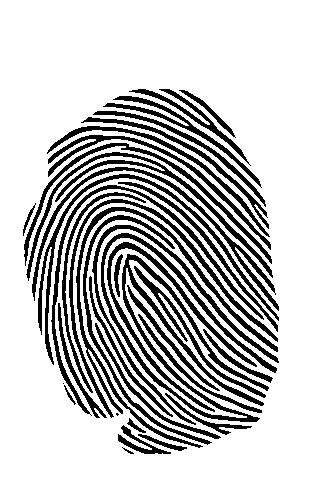
%> input picture Biometria/lab06/test 1.jpg, 320 x 480 px
$ octave --eval "result = fingerprint_roi_filter(imread('test 1.jpg'));"   (GNU Octave 9; MATLAB toolbox functions it lacks are replaced by stand-ins)
%> lines starting %> are read from the running program, lines starting %| are printed output that depends on the picture; in (x1, y1, x2, y2) boxes, pixels count from 0 and x2, y2 are one past the last pixel; in counts of white or black regions, pixels touching at a corner belong together; the program's own positions count from 1
function roi_mask = fingerprint_roi_filter(image)
    % Extracts fingerprint ROI
    % Inputs:
    %   image - grayscale fingerprint image
    % Outputs:
    %   roi_mask - binary mask of fingerprint area

    % Step 1: Adaptive thresholding
    bw = imbinarize(image, 'adaptive', 'ForegroundPolarity', 'dark', 'Sensitivity', 0.4);
%> bw: size 480x320 logical; 76.2% white; 37 black regions (2 under 20 px), largest, box (x1, y1, x2, y2) and area: (101, 233, 277, 422) 4662, (76, 207, 278, 448) 2386, (38, 174, 279, 365) 1941
    bw = ~bw;
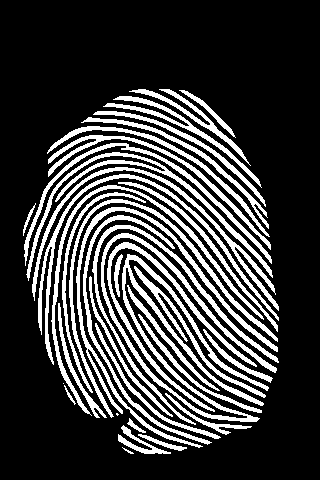
%> bw: size 480x320 logical; 23.8% white; 37 white regions (2 under 20 px), largest, box (x1, y1, x2, y2) and area: (101, 233, 277, 422) 4662, (76, 207, 278, 448) 2386, (38, 174, 279, 365) 1941

    % Step 2: Remove small noise
    bw = bwareaopen(bw, 25);

    % Step 3: Morphological cleanup
    bw = imclose(bw, strel('disk', 5));
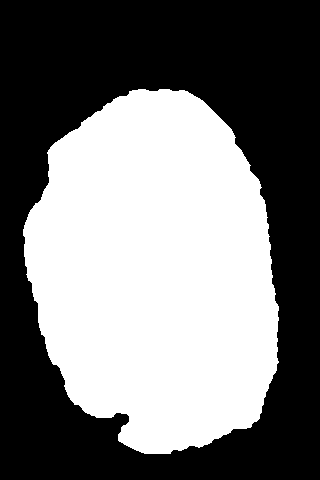
%> bw: size 480x320 logical; 46.7% white; 1 white region, box (x1, y1, x2, y2) and area: (23, 89, 279, 454) 71745
    bw = imfill(bw, 'holes');
    bw = imopen(bw, strel('disk', 5));
%> bw: size 480x320 logical; 46.7% white; 1 white region, box (x1, y1, x2, y2) and area: (23, 89, 279, 454) 71693

    % Step 4: Keep largest connected component
    bw = bwareafilt(bw, 1);

    % Step 5: Optional erosion to shrink ROI margin
    roi_mask = imerode(bw, strel('disk', 5));
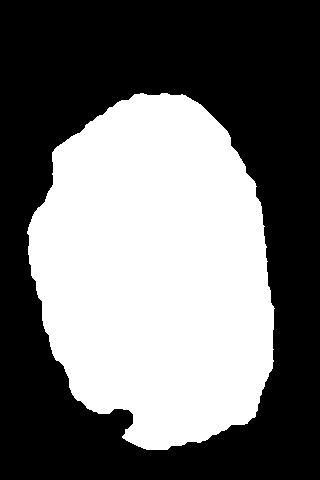
%> roi_mask: size 480x320 logical; 43.8% white; 1 white region, box (x1, y1, x2, y2) and area: (27, 93, 275, 450) 67235
end

$ run again, on Biometria/lab06/test 2.jpg
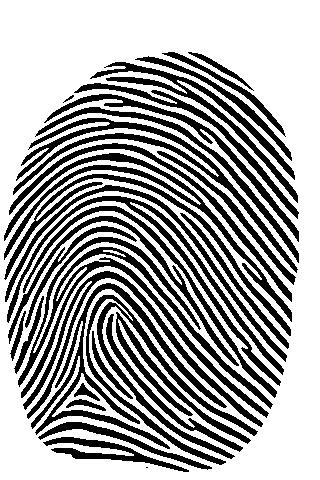
%> input picture Biometria/lab06/test 2.jpg, 320 x 480 px
%> in fingerprint_roi_filter, `bw = ~bw;`:
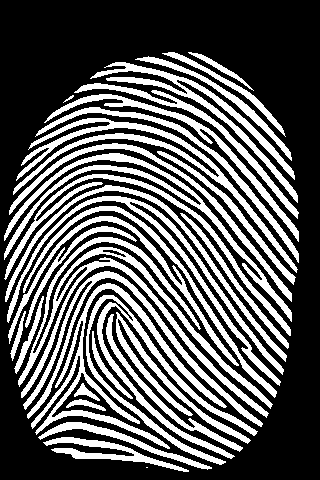
%> bw: size 480x320 logical; 35.7% white; 33 white regions (1 under 20 px), largest, box (x1, y1, x2, y2) and area: (18, 237, 273, 418) 5485, (86, 295, 258, 465) 3635, (13, 118, 298, 273) 3571
%> in fingerprint_roi_filter, `roi_mask = imerode(bw, strel('disk', 5));`:
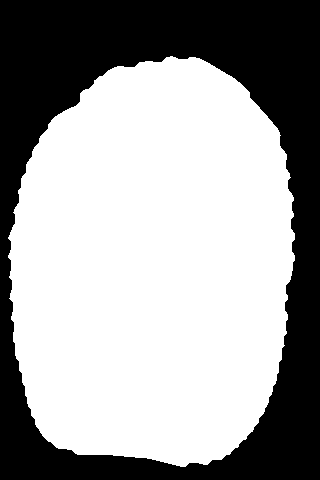
%> roi_mask: size 480x320 logical; 62.6% white; 1 black region, box (x1, y1, x2, y2) and area: (0, 0, 320, 480) 57388

$ run again, on Biometria/lab06/test 3.jpg
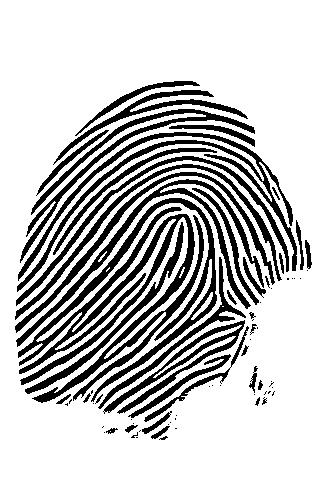
%> input picture Biometria/lab06/test 3.jpg, 320 x 480 px
%> in fingerprint_roi_filter, `bw = ~bw;`:
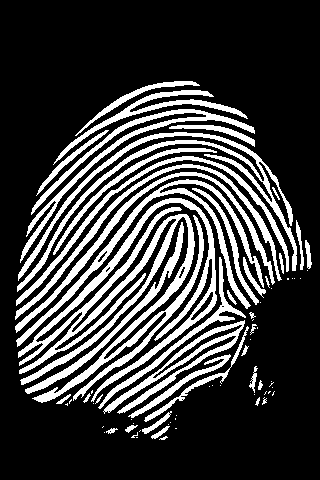
%> bw: size 480x320 logical; 24.2% white; 76 white regions (38 under 20 px), largest, box (x1, y1, x2, y2) and area: (18, 198, 217, 403) 10724, (17, 132, 297, 292) 3895, (16, 179, 264, 347) 2793
%> in fingerprint_roi_filter, `roi_mask = imerode(bw, strel('disk', 5));`:
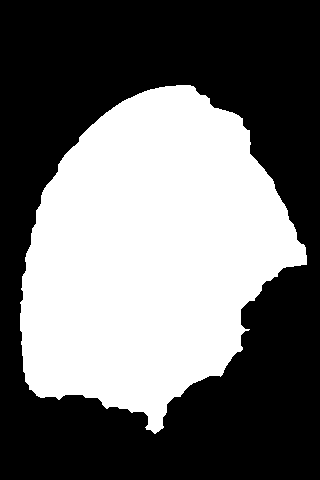
%> roi_mask: size 480x320 logical; 42.7% white; 1 white region, box (x1, y1, x2, y2) and area: (20, 85, 307, 434) 65642

$ run again, on Biometria/lab06/test 4.jpg
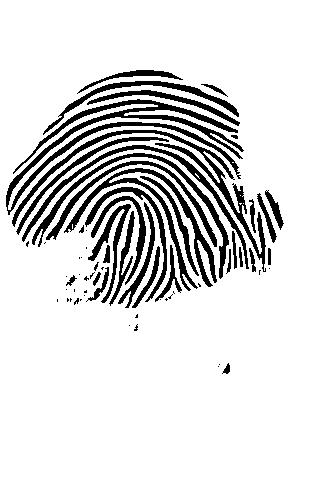
%> input picture Biometria/lab06/test 4.jpg, 320 x 480 px
%> in fingerprint_roi_filter, `bw = ~bw;`:
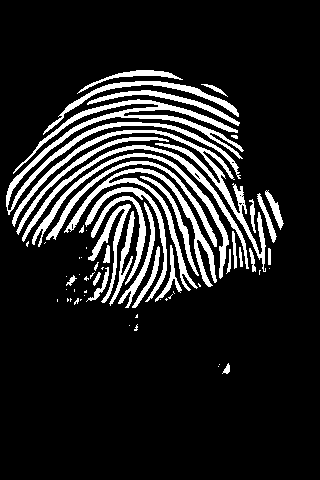
%> bw: size 480x320 logical; 14.2% white; 67 white regions (32 under 20 px), largest, box (x1, y1, x2, y2) and area: (6, 99, 244, 215) 3863, (12, 130, 266, 272) 2399, (64, 168, 217, 291) 2208
%> in fingerprint_roi_filter, `roi_mask = imerode(bw, strel('disk', 5));`:
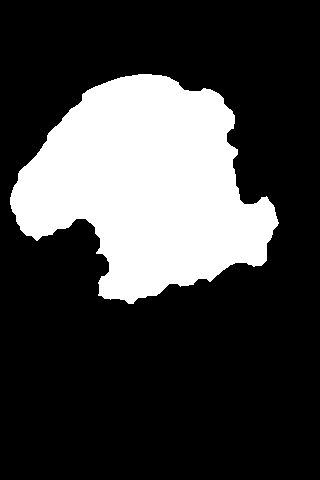
%> roi_mask: size 480x320 logical; 25.1% white; 1 white region, box (x1, y1, x2, y2) and area: (10, 74, 279, 304) 38508
